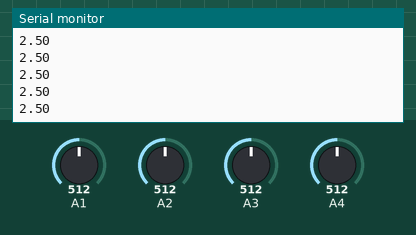
Recording of a sketch running on a simulated Arduino Uno, built with avr-gcc and run on an emulated ATmega328P. Shown: the last lines printed to the serial monitor. Inputs (shaded band) come from the test bench; at power-on: A1 = 512, A2 = 512, A3 = 512, A4 = 512.

Above: at 1.2 s.
1.3 s: A1 set to 716
At 1.8 s:
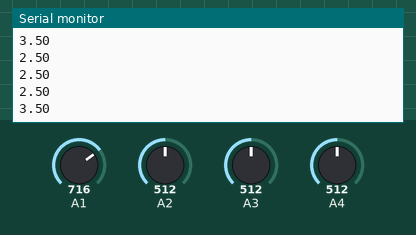
2.8 s: A2 set to 716
4.3 s: A3 set to 306
At 5.3 s:
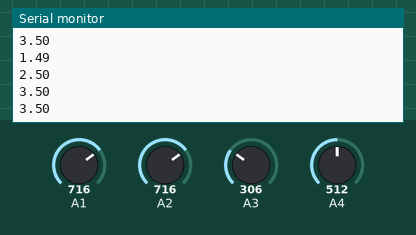
5.8 s: A4 set to 992
At 6.3 s:
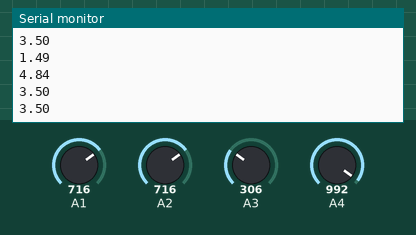
7.3 s: A3 set to 30
Timing chart, 0 to 9.8 s (numbered marks = the images above; inputs shaded):
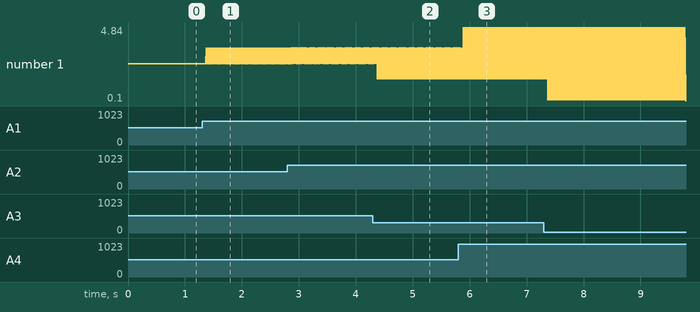

Measured:
- after the input at 1.3 s, the serial monitor: prints a new line after 0.07 s (image 1)
- after the input at 4.3 s, the serial monitor: prints a new line after 0.08 s (image 2)
- after the input at 5.8 s, the serial monitor: prints a new line after 0.08 s (image 3)
- plotted number 1: 2.5 → 3.5 after the input at 1.3 s, 3.5 → 0.1 after the input at 7.3 s

The sketch:

3B_massiv_18.ino
```cpp
int x[4] = {1, 2, 3, 4};
float y[4] = {0, 0, 0, 0};
void setup()
{
  Serial.begin(9600);
  for (int i = 0; i < 4; i++)
  {
    pinMode(x[i], INPUT);
  }
}
void loop()
{
  for (int j = 0; j < 4; j++)
  {
    y[j] = analogRead(x[j]);
    y[j] = (5.0/1024.0)*y[j];
    Serial.println(y[j]);
  }
}
```
